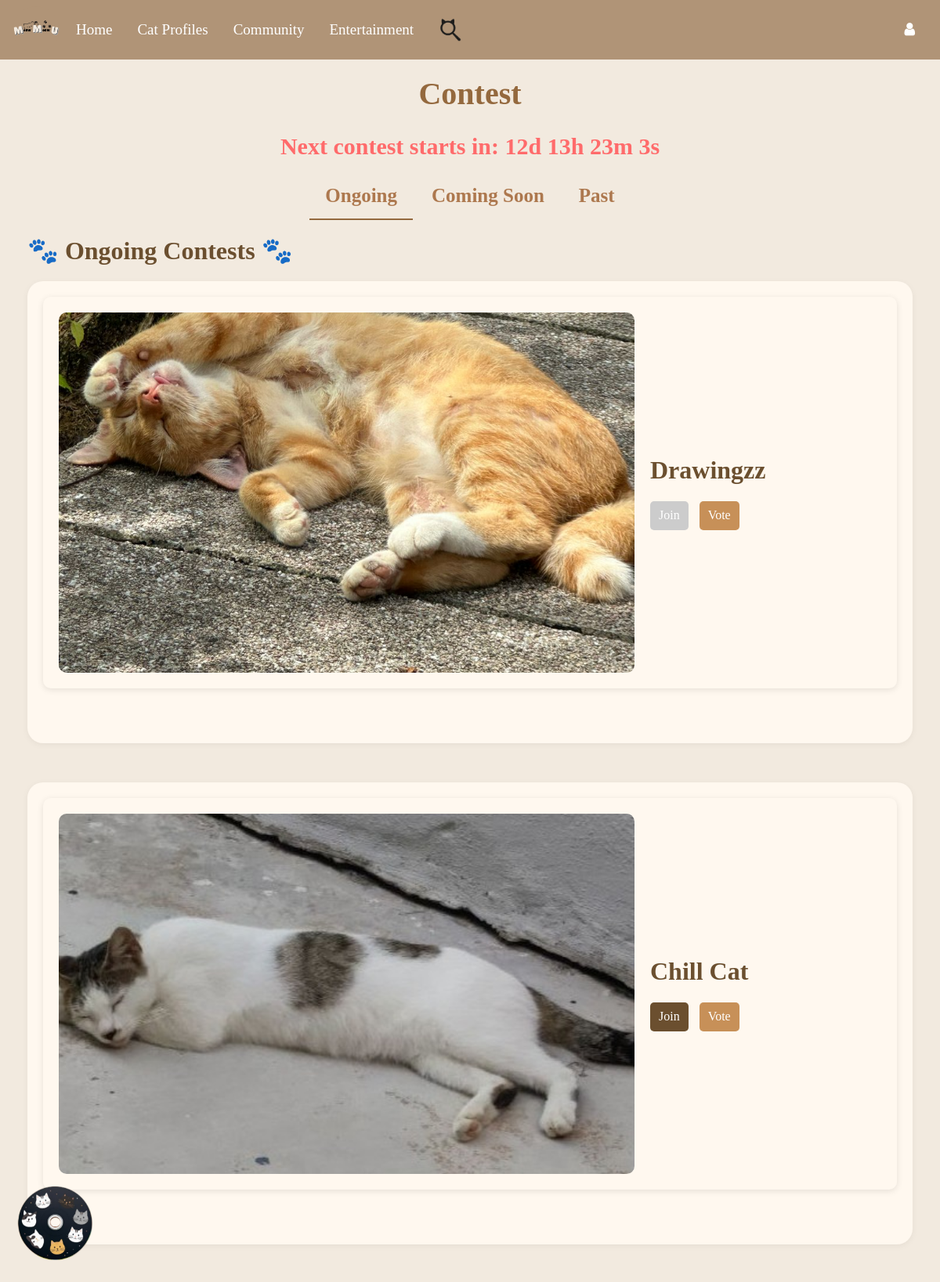
/contest_page, run on the app's committed database.
### tables this page shows
CREATE TABLE contests (
    id INTEGER PRIMARY KEY AUTOINCREMENT,
    name TEXT NOT NULL,
    start_date TEXT NOT NULL,
    end_date TEXT NOT NULL,
    voting_start TEXT NOT NULL,
    voting_end TEXT NOT NULL,
    result_announcement TEXT NOT NULL,
    purpose TEXT NOT NULL,
    rules TEXT NOT NULL,
    prizes TEXT NOT NULL,
    banner_url TEXT
);

### Website/contestmanagement.py (the view)
@contestmanagement_bp.route("/contest_page")
def contest_page():
    print(f"DEBUG: current_user = {current_user}")  # Debugging current_user
    user_role = getattr(current_user, 'role', 'user')
    print(f"DEBUG: user_role = {user_role}")
    conn = get_db_connection()
    contests = conn.execute("SELECT * FROM contests").fetchall()  # Get all contests
    conn.close()
    today = date.today()
    contests = [dict(c) for c in contests]
    for c in contests:
        c["start_date"] = datetime.strptime(c["start_date"], "%Y-%m-%d").date()  #Convert string to date
        c["end_date"] = datetime.strptime(c["end_date"], "%Y-%m-%d").date()  #Convert string to date
        c["voting_end"] = datetime.strptime(c["voting_end"], "%Y-%m-%d").date()
    ongoing_contests = sorted(
        [c for c in contests if c["start_date"] <= today and c["voting_end"] >= today], key=lambda x: x["voting_end"]
    )  #Sort ongoing contests so those ending soonest are first
    upcoming_contests = sorted(
        [c for c in contests if c["start_date"] > today], key=lambda x: x["start_date"]
    )  #Sort upcoming contests by start date
    completed_contests = sorted(
        [c for c in contests if c["voting_end"] < today], key=lambda x: x["voting_end"], reverse=True
    )  #Sort completed contests with the latest ended at the top
    PER_PAGE = 3
    page_ongoing = request.args.get('page_ongoing', 1, type=int)
    page_upcoming = request.args.get('page_upcoming', 1, type=int)
    page_completed = request.args.get('page_completed', 1, type=int)
    section = request.args.get('section', 'ongoing')
    def paginate(items, page):
        start = (page - 1) * PER_PAGE
        end = start + PER_PAGE
        total_pages = (len(items) + PER_PAGE - 1) // PER_PAGE
        return items[start:end], total_pages
    ongoing_page_items, ongoing_total_pages = paginate(ongoing_contests, page_ongoing)
    upcoming_page_items, upcoming_total_pages = paginate(upcoming_contests, page_upcoming)
    completed_page_items, completed_total_pages = paginate(completed_contests, page_completed)
    return render_template("contest.html", contests=contests, user=current_user, user_role=user_role, user_has_submitted=user_has_submitted,
                           ongoing_contests=ongoing_page_items, upcoming_contests=upcoming_page_items, completed_contests=completed_page_items,
                           ongoing_page=page_ongoing, ongoing_total_pages=ongoing_total_pages, upcoming_page=page_upcoming, upcoming_total_pages=upcoming_total_pages, completed_page=page_completed, completed_total_pages=completed_total_pages, section=section)

### Website/contestmanagement.py (called while the page is built, shortened)
def get_db_connection():
    db_path = os.path.join(os.path.dirname(__file__), '..', 'instance', 'datebase.db')
    db_path = os.path.abspath(db_path)
    conn = sqlite3.connect(db_path)
    conn.row_factory = sqlite3.Row
    return conn

def user_has_submitted(name, contest_id):
    if not name or not contest_id:
        return False

### Website/templates/contest.html (shortened to what this page needs)
{% extends 'base.html' %}
{% block content %}
<div style="padding: 20px;">
    <h1>Contest</h1>
    <p id="countdown"></p>
    <div class="nav-bar-contest">
        <button class="tab-button active" onclick="showContest('ongoing')">Ongoing</button>
        <button class="tab-button" onclick="showContest('comingsoon')">Coming Soon</button>
        <button class="tab-button" onclick="showContest('past')">Past</button>
    </div>
    <div id="ongoing" class="contest-section">
        {% if ongoing_contests %}
        <h2>🐾 Ongoing Contests 🐾</h2>
        {% for contest in ongoing_contests %}
        <div class="individual-contest-container">
            <div class="flip-card" onclick="this.classList.toggle('flipped')">
                <div class="flip-card-inner">
                    <div class="flip-card-front">
                        {% if contest.banner_url and contest.banner_url != '' %}
                        <img src="{{ url_for('static', filename='contest/' + contest.banner_url.split('/')[-1]) }}"
                            alt="Contest Banner" class="banner">
                        {% endif %}
                        <div class="contest-info">
                            <h2>{{ contest.name }}</h2>
                            <button class="join-button" id="joinButton-{{ contest.id }}"
                                data-start="{{ contest.start_date }}" data-end="{{ contest.end_date }}"
                                onclick="event.stopPropagation(); redirectToSubmission('{{ contest.id }}')">Join</button>
                            {% if contest in ongoing_contests %}
                            <button class="vote-button"
                                onclick="event.stopPropagation(); window.location.href='{{ url_for('contestmanagement.voting', contest_id=contest.id) }}'">Vote</button>
                            {% elif contest in completed_contests %}
                            <button class="result-button"
                                onclick="event.stopPropagation(); window.location.href='{{ url_for('contestmanagement.view_result', contest_id=contest.id) }}'">View
                                Result</button>
                            {% endif %}
                        </div>
                    </div>
                    <div class="flip-card-back">
                        <p><strong>Start Date:</strong> {{ contest.start_date }}</p>
                        <p><strong>End Date:</strong> {{ contest.end_date }}</p>
                        <p><strong>Voting Period:</strong> {{ contest.voting_start }} to {{ contest.voting_end }}</p>
                        <p><strong>Result Announcement:</strong> {{ contest.result_announcement }}</p>
                        <div class="section">
                            <p><strong>Purpose:</strong></p>
                            <p>{{ contest.purpose | replace('\n', '<br>') | safe }}</p>
                        </div>
                        <div class="section">
                            <p><strong>Rules & Guidelines:</strong></p>
                            <p>{{ contest.rules | replace('\n', '<br>') | safe }}</p>
                        </div>
                    </div>
                </div>
            </div>
        </div>
        {% endfor %}
        {% else %}
        <p class="text-no-contest"> No ongoing contests at the moment. Please check back later! </p>
        {% endif %}
    </div>
</div>
{% endblock %}

### Website/templates/base.html (style rules this page uses)
body { background-color: #f9f4ef; }

### Website/templates/contest.html (style rules this page uses)
h1 { font-weight: bold; color: #94693e; text-align: center; margin-bottom: 20px; font-family: 'Times New Roman', Times, serif; }
h2 { color: #6b4f2f; font-family: 'Times New Roman', Times, serif; font-weight: bolder; margin-bottom: 20px; }
body { background-color: #f2eadf; }
.individual-contest-container { background-color: #fff8ef; border-radius: 20px; padding: 20px; margin-bottom: 50px; box-shadow: 0 2px 8px rgba(0, 0, 0, 0.05); }
.join-button { background-color: #6b4f2f; color: white; border: none; border-radius: 5px; padding: 6.5px 11px; font-family: 'Times New Roman', Times, serif; outline: none; }
.join-button[disabled] { background-color: #ccc; cursor: not-allowed; }
.vote-button, .result-button { background-color: #c79058; color: white; border: none; border-radius: 5px; padding: 6.5px 11px; margin-left: 10px; }
.nav-bar-contest { text-align: center; margin-bottom: 20px; font-family: 'Times New Roman', Times, serif; }
.tab-button { border: none; font-size: 25px; color: #ad784e; font-weight: bolder; padding: 10px 20px; background: none; cursor: pointer; transition: color 0.3s; }
.tab-button.active { border-bottom: 2px solid #94693e; }
.flip-card { background-color: transparent; width: 100%; height: 500px; perspective: 1000px; margin-bottom: 50px; }
.flip-card-inner { position: relative; width: 100%; height: 100%; text-align: left; transition: transform 0.8s; transform-style: preserve-3d; cursor: pointer; }
.flip-card-front, .flip-card-back { position: absolute; width: 100%; height: 100%; border-radius: 10px; box-shadow: 0 2px 8px rgba(0, 0, 0, 0.1); backface-visibility: hidden; background-color: #fff8ef; padding: 20px; box-sizing: border-box; }
.flip-card-front { color: black; display: flex; gap: 20px; align-items: center; }
.flip-card-front .banner { width: 70%; height: 100%; object-fit: cover; border-radius: 10px; }
.flip-card-front .contest-info { flex: 1; font-family: 'Times New Roman', Times, serif; }
.flip-card-back { color: #6b4f2f; transform: rotateY(180deg); overflow-y: auto; font-family: 'Times New Roman', Times, serif; font-size: 20px; }
#countdown { font-weight: bold; color: #ff6b6b; font-size: 30px; text-align: center; margin-bottom: 12px; font-family: 'Times New Roman', Times, serif; }

### data on the page
contests: banner_url (picture), name "Drawingzz"
contests: banner_url (picture), name "Chill Cat"
